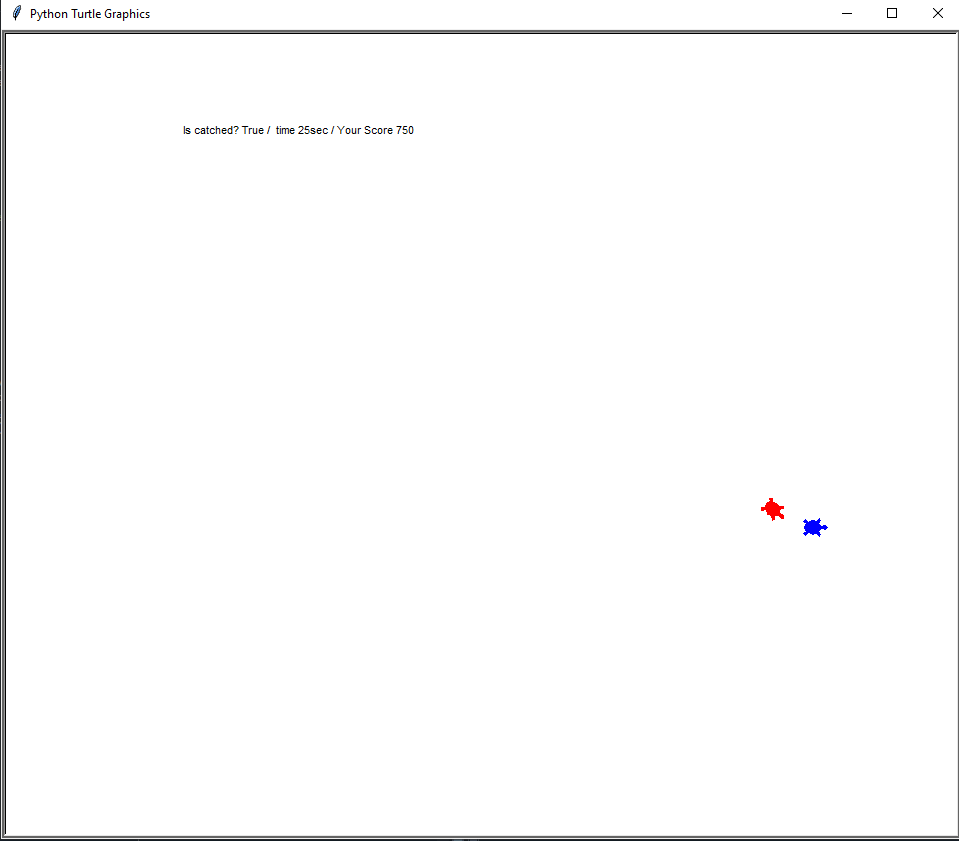

This chart was generated by the following Python code:
# This example is not working in Spyder directly (F5 or Run)
# Please type '!python turtle_runaway.py' on IPython console in your Spyder.
import turtle, random, time

class RunawayGame:
    def __init__(self, canvas, runner, chaser, catch_radius=50):
        self.canvas = canvas
        self.runner = runner
        self.chaser = chaser
        self.catch_radius2 = catch_radius**2

        # Initialize 'runner' and 'chaser'
        self.runner.shape('turtle')
        self.runner.color('blue')
        self.runner.penup()

        self.chaser.shape('turtle')
        self.chaser.color('red')
        self.chaser.penup()

        # Instantiate an another turtle for drawing
        self.drawer = turtle.RawTurtle(canvas)
        self.drawer.hideturtle()
        self.drawer.penup()

    def is_catched(self):
        p = self.runner.pos()
        q = self.chaser.pos()
        dx, dy = p[0] - q[0], p[1] - q[1]
        return dx**2 + dy**2 < self.catch_radius2

    def start(self, init_dist=400, ai_timer_msec=100):
        self.start_time = time.time()
        self.runner.setpos((-init_dist / 2, 0))
        self.runner.setheading(0)
        self.chaser.setpos((+init_dist / 2, 0))
        self.chaser.setheading(180)

        self.ai_timer_msec = ai_timer_msec
        self.canvas.ontimer(self.step, self.ai_timer_msec)

    def step(self):
        self.runner.run_ai(self.chaser.pos(), self.chaser.heading())
        self.chaser.run_ai(self.runner.pos(), self.runner.heading())
        self.time_cal = time.time() - self.start_time
        self.score = 1000 - self.time_cal * 10

        # TODO: You can do something here.
        is_catched = self.is_catched()
        self.drawer.undo()
        self.drawer.penup()
        self.drawer.setpos(-300, 300)
        self.drawer.write(f'Is catched? {is_catched} /  time {self.time_cal:.0f}sec / Your Score {self.score:.0f}')

        self.canvas.ontimer(self.step, self.ai_timer_msec)

class ManualMover(turtle.RawTurtle):
    def __init__(self, canvas, step_move=10, step_turn=10):
        super().__init__(canvas)
        self.step_move = step_move
        self.step_turn = step_turn

        # Register event handlers
        canvas.onkeypress(lambda: self.forward(self.step_move), 'Up')
        canvas.onkeypress(lambda: self.backward(self.step_move), 'Down')
        canvas.onkeypress(lambda: self.left(self.step_turn), 'Left')
        canvas.onkeypress(lambda: self.right(self.step_turn), 'Right')
        canvas.listen()

    def run_ai(self, opp_pos, opp_heading):
        pass

class RandomMover(turtle.RawTurtle):
    def __init__(self, canvas, step_move=10, step_turn=10):
        super().__init__(canvas)
        self.step_move = step_move
        self.step_turn = step_turn

    def run_ai(self, opp_pos, opp_heading):
        mode = random.randint(0,7)
        if (0 <= mode <= 3):
            self.forward(self.step_move)
        elif (4 <= mode <= 5):
            self.left(self.step_turn)
        elif (6 <= mode <= 7):
            self.right(self.step_turn)

if __name__ == '__main__':
    canvas = turtle.Screen()
    runner = RandomMover(canvas)
    chaser = ManualMover(canvas)

    game = RunawayGame(canvas, runner, chaser)
    game.start()
    canvas.mainloop()
